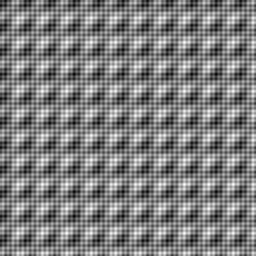
%> input picture Matlab/Assignment1/assign1.bmp, 256 x 256 px
$ octave ass1.m   (GNU Octave 9; MATLAB toolbox functions it lacks are replaced by stand-ins)
%> lines starting %> are read from the running program, lines starting %| are printed output that depends on the picture; in (x1, y1, x2, y2) boxes, pixels count from 0 and x2, y2 are one past the last pixel; in counts of white or black regions, pixels touching at a corner belong together; the program's own positions count from 1

% Ishan Sharma: 2016B2A70773P
% IMAGE PROCESSING | Assignment-1 | Sem-2 Academic Year: 2019-20 |
% Date: 15th March 2020

clear all;
close all;
clc;

% Reading image from file ->

    image = imread('assign1.bmp');
%> image is the input picture: size 256x256 uint8; min 0, max 255, mean 126.8

    im = double(image);

    [r,c]=size(im);
%> r = 256; c = 256

    figure;

    subplot(2,3,1);imshow(image);title('Original Image');

% Converting image to Fourier Domain

    % Centering the image first ->

        im_center = zeros((r),(c));

        for i=1:r
           for j=1:c
               im_center(i,j)=im(i,j)*((-1)^(i+j));
           end
        end
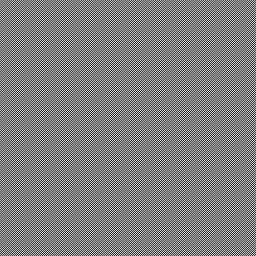
%> im_center: size 256x256 double; min -253, max 255, mean 0; drawn with min black and max white

        subplot(2,3,2);imshow(uint8(im_center));title('Transform Centering');
%> after `imshow(uint8(im_center))`:
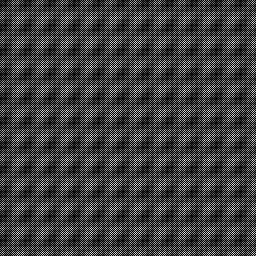
%> displayed picture: size 256x256, on the screen's scale of 0 to 255; min 0, max 255, mean 63.4

    % Now doing Fourier Transform ->

        im_in_f = fft2(im_center);

        subplot(2,3,3);imshow(uint8(im_in_f));title('Fourier Transform');
%> (this line was passed over: imshow is not available in this run)


 % Low pass filtering now! Do = 25, size of square = 50;

    % Creating Filter ->

        H = zeros((r),(c));

        G = zeros((r),(c));

        % Center on image is at (128,128) therefore:
        % the filter goes from 128-25 to 128+25 for both dimensions

        for i = 103:153
            for j = 103:153
                H(i,j) = 1;
            end
        end
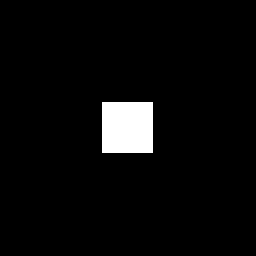
%> H: size 256x256 double; values 0 (black) and 1 (white), 4% white; 1 white region, box (x1, y1, x2, y2) and area: (102, 102, 153, 153) 2601

    % Applying Filter ->

        G = im_in_f.*H;

        subplot(2,3,4);imshow(uint8(G));title('Filtered Fourier Transform');
%> (this line was passed over: imshow is not available in this run)

% Taking Inverse FFT of the filtered image ->

    finalim = ifft2(G);

    subplot(2,3,5);imshow(uint8(finalim));title('Inverse Fourier Transform');
%> (this line was passed over: imshow is not available in this run)

    % De-centering ->

    for i=1:r
        for j=1:c
            finalim(i,j)=finalim(i,j)*((-1)^(i+j));
        end
    end

% Retaining the real parts of the inveresed image ->

    finalim = real(finalim);
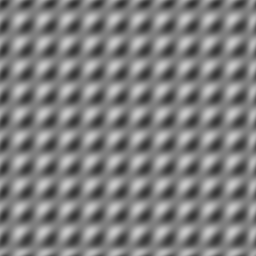
%> finalim: size 256x256 double; min 45.05, max 201.6, mean 126.8
    finalim = uint8(finalim);
%> finalim: size 256x256 uint8

    subplot(2,3,6);imshow(uint8(finalim));title('Final Image');
